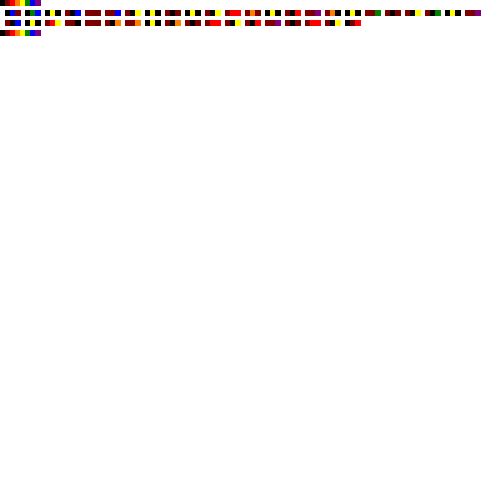
Frame 1 (no input)
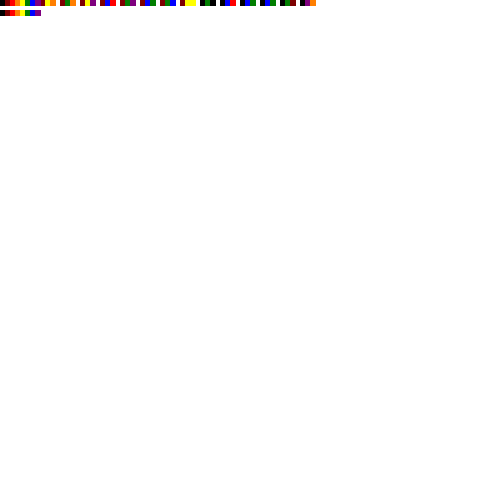
Frame 2 (the mouse pressed at the canvas centre, redrawn once)

The Processing sketch that drew these frames (run headless with seeded random() and noise(); the mouse was pressed at the canvas centre and the sketch redrawn once):

// Processing sketch: squareWrite1
// ── squareWrite1.pde
float side = 5;
int ones, eights, sixtyfours;
float x = side;
float y = 2*side;
float[] myColors = {0,0,0, 125,0,0, 255,0,0, 255,127,0, 255,255,0, 0,127,0, 0,0,255, 127,0,127, 255,255,255};
//                  black, brown, red,    orange,   yellow,   green,  blue, violet, white

float[] currentColor = {255,255,255};

String myString = "1. FIND A DRY BOX MADE OF THICK CARDBOARD\n";


void setup(){
 size(500,500); 
}


void draw(){
  background(255);
  textSize(8);
 // myString = "void draw(){";
  for(int index = 0;index < myString.length();index++){
    printChar(myString.charAt(index));
    x += 4*side;
    if(x >= width - 4*side){
       x = side;
       y += 2*side;      
    }
  }
  x = side;
  y += 2*side;
  myString = "background(255);";  
  
  x =0;
  colorBar();  

  x=0;
  y=0;
  colorBar();
  noLoop();
}

void printChar(char a){
  int localInt = int(a);
  ones = localInt%8;
  eights = ((localInt - ones)%64)/8;
  sixtyfours = (localInt - ones - eights*8)/64;
  for(int index = 0;index < 3; index++){ 
    currentColor[index] = myColors[3*sixtyfours + index];
  }
  stroke(color(currentColor[0],currentColor[1],currentColor[2]));
  fill(color(currentColor[0],currentColor[1],currentColor[2]));
  rect(x,y,side,side);
  for(int index = 0;index < 3; index++){ 
    currentColor[index] = myColors[3*eights + index];
  }
  stroke(color(currentColor[0],currentColor[1],currentColor[2]));
  fill(color(currentColor[0],currentColor[1],currentColor[2]));
  rect(x+side,y,side,side);
  //fill(0);
  //text(a,x + 0.2*side,y + 1.6*side);
  for(int index = 0;index < 3; index++){ 
    currentColor[index] = myColors[3*ones + index];
  }
  stroke(color(currentColor[0],currentColor[1],currentColor[2]));
  fill(color(currentColor[0],currentColor[1],currentColor[2]));
  rect(x + 2*side,y,side,side);

}

void colorBar(){
  for(int index =0;index < 8;index++){
     stroke(color(myColors[3*index],myColors[3*index + 1],myColors[3*index+2]));
     fill(color(myColors[3*index],myColors[3*index + 1],myColors[3*index+2])); 
     rect(x + side*index,y,side,side);
     //fill(0);
     //text(index,x + 0.2*side + side*index,y+1.6*side);
  }
  
}
